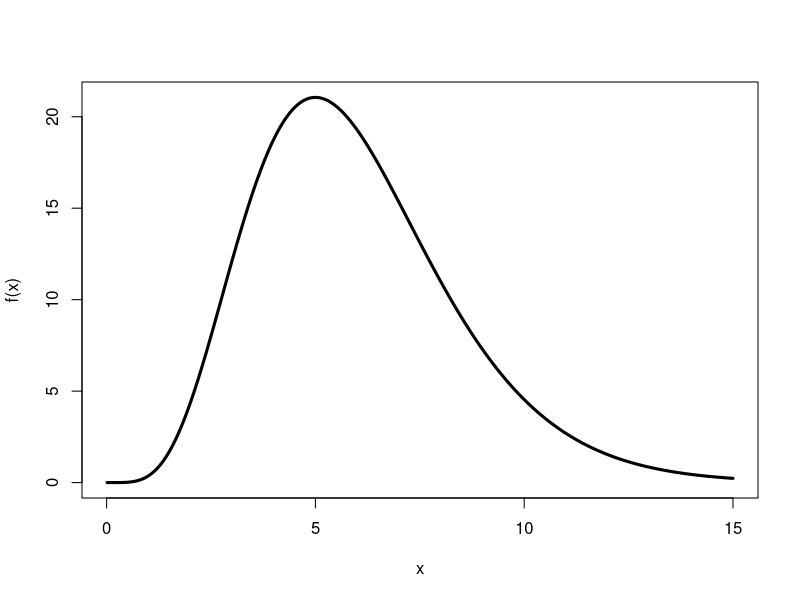
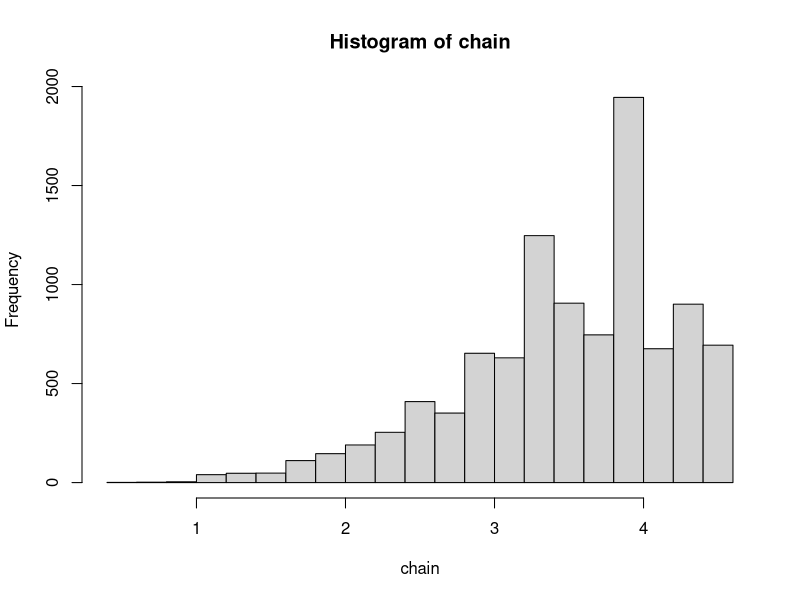
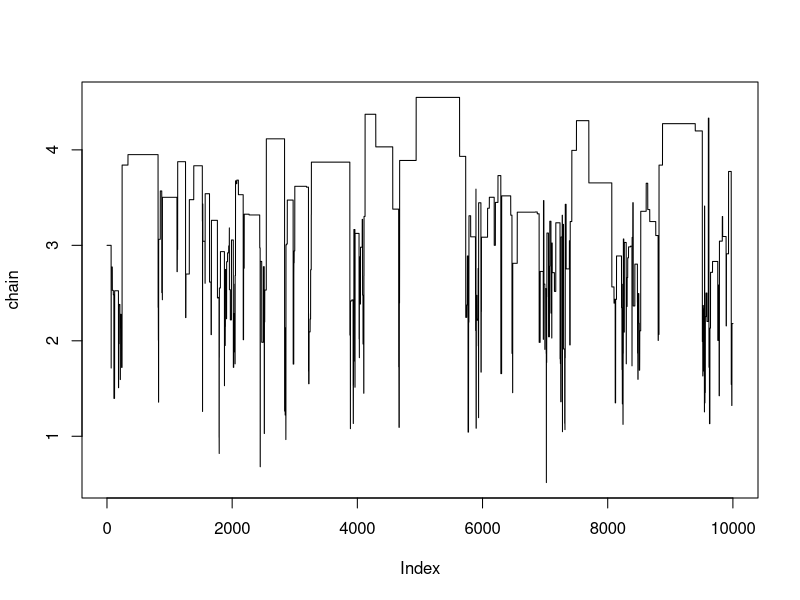
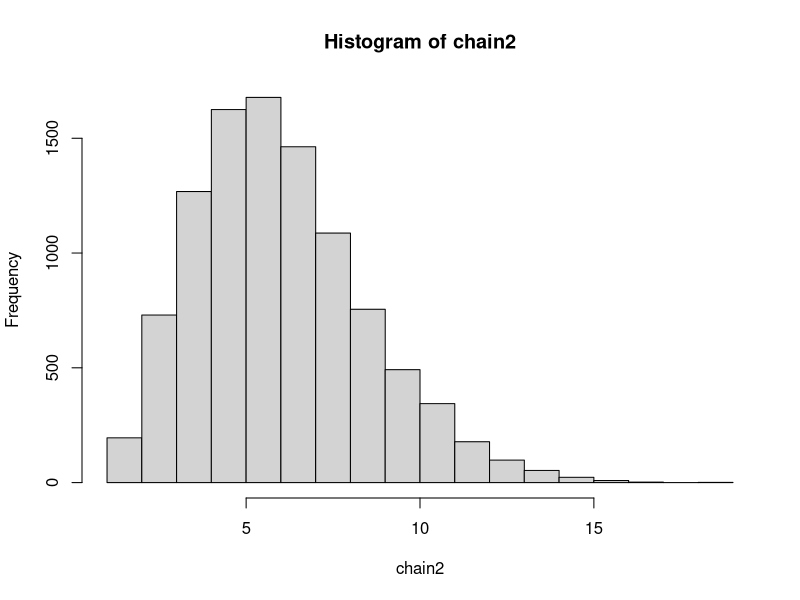
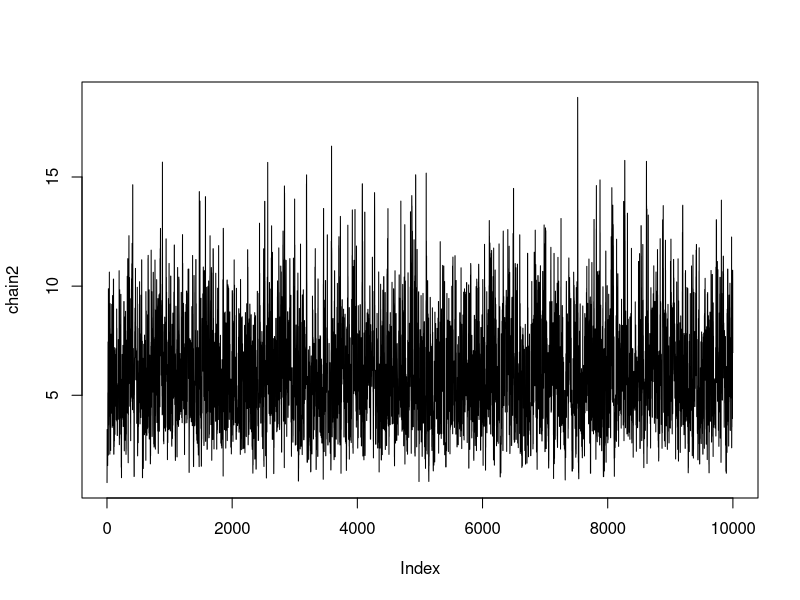
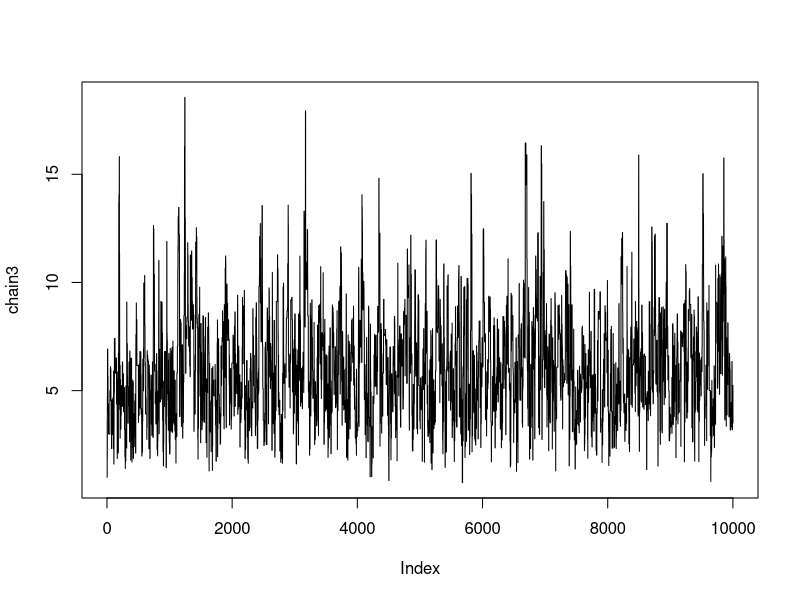
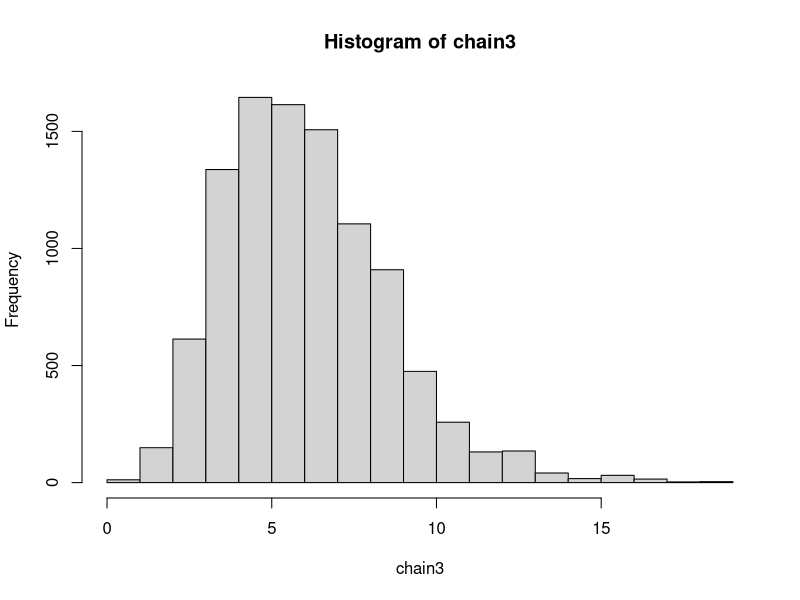
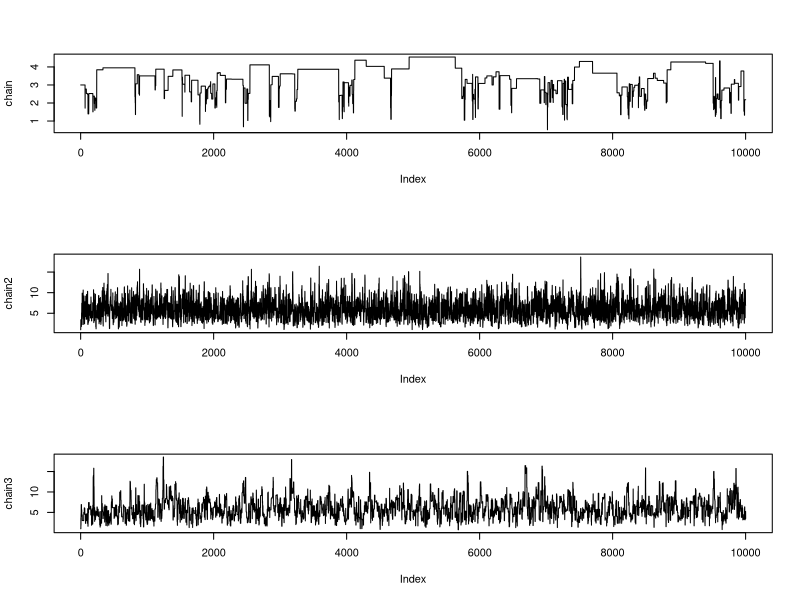

Write R code to recreate these figures, in order.
################### lab 4 

### a)

f <- function(x){
  stopifnot(x>0)
  return(x^5*exp(-x))
}

x <- seq(0.01,15,0.01)
plot(x, f(x), type="l", lwd=3)

starting_point <- 3
N <- 1E4
set.seed(12345)

proposal_dist <- function(Xt){
  return(rlnorm(1, Xt, 1))
}

chain <- starting_point
accept <- 0

for (i in 1:N){
  
  x <- chain[length(chain)]
  # candidate point x_star from g
  x_star <- proposal_dist(x)
  
  # MH ratio
  R     <- (f(x_star) * dlnorm(x, x_star, 1)) / 
            (f(x) * dlnorm(x_star, x, 1))
  ap    <- runif(1)
  if (ap < R){
    chain <- c(chain, x_star)
    accept <- accept + 1
  } else chain <- c(chain, x) 
}

chain 
accept

hist(chain)
plot(chain, type="l")

### b)

starting_point2 <- 1
N <- 1E4
set.seed(12345)

proposal_dist2 <- function(Xt){
  return(rchisq(1, floor(Xt+1)))
}

chain2 <- starting_point2
accept2 <- 0

for (i in 1:N){
  
  x <- chain2[length(chain2)]
  # candidate point x_star from g
  x_star <- proposal_dist2(x)
  
  # MH ratio
  R     <- (f(x_star) * dchisq(x, floor(x_star + 1))) / 
    (f(x) * dchisq(x_star, floor(x+1)))
  ap    <- runif(1)
  if (ap < R){
    chain2 <- c(chain2, x_star)
    accept2 <- accept2 + 1
  } else chain2 <- c(chain2, x) 
}

chain2
accept2

hist(chain2)
plot(chain2, type="l")

## c)

starting_point3 <- 1
N <- 1E4
set.seed(12345)

proposal_dist3 <- function(Xt){
  return(rchisq(1, floor(Xt+5)))
}

chain3 <- starting_point2
accept3 <- 0

for (i in 1:N){
  
  x <- chain3[length(chain3)]
  # candidate point x_star from g
  x_star <- proposal_dist3(x)
  
  # MH ratio
  R     <- (f(x_star) * dchisq(x, floor(x_star + 5))) / 
    (f(x) * dchisq(x_star, floor(x + 5)))
  ap    <- runif(1)
  if (ap < R){
    chain3 <- c(chain3, x_star)
    accept3 <- accept3 + 1
  } else chain3 <- c(chain3, x) 
}

plot(chain3, type="l")
hist(chain3)

## d)

par(mfrow=c(3,1))
plot(chain, type="l")
plot(chain2, type="l")
plot(chain3, type="l")

# e)

mean(chain)
mean(chain2)
mean(chain3)

# f)

# the distribution f(x) is a Gamma distribution with parameters
# alpha=6 and beta=1, hence E(x) = alpha/beta = 6.
# the results we obtained are pretty accurate with b) and c) methods,
# but not accurate at all using the first method a).
